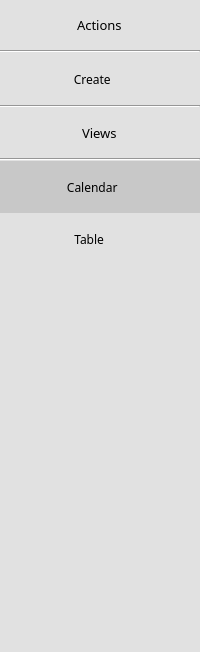
<?xml version="1.0" encoding="UTF-8"?>
<ui version="4.0">
 <class>IndexWidget</class>
 <widget class="QWidget" name="IndexWidget">
  <property name="geometry">
   <rect>
    <x>0</x>
    <y>0</y>
    <width>200</width>
    <height>652</height>
   </rect>
  </property>
  <property name="minimumSize">
   <size>
    <width>200</width>
    <height>0</height>
   </size>
  </property>
  <property name="styleSheet">
   <string notr="true">background-color: rgb(225, 225, 225);</string>
  </property>
  <layout class="QVBoxLayout" name="indexWidgetLayout">
   <property name="spacing">
    <number>0</number>
   </property>
   <property name="leftMargin">
    <number>0</number>
   </property>
   <property name="topMargin">
    <number>0</number>
   </property>
   <property name="rightMargin">
    <number>0</number>
   </property>
   <property name="bottomMargin">
    <number>0</number>
   </property>
   <item alignment="Qt::AlignHCenter">
    <widget class="QLabel" name="actionsCenterLabel">
     <property name="minimumSize">
      <size>
       <width>0</width>
       <height>50</height>
      </size>
     </property>
     <property name="font">
      <font>
       <family>Segoe UI Black</family>
       <pointsize>10</pointsize>
      </font>
     </property>
     <property name="text">
      <string>Actions</string>
     </property>
    </widget>
   </item>
   <item>
    <widget class="Line" name="line1">
     <property name="orientation">
      <enum>Qt::Horizontal</enum>
     </property>
    </widget>
   </item>
   <item>
    <widget class="QPushButton" name="createButton">
     <property name="minimumSize">
      <size>
       <width>0</width>
       <height>52</height>
      </size>
     </property>
     <property name="font">
      <font>
       <family>Segoe UI Semibold</family>
       <pointsize>9</pointsize>
      </font>
     </property>
     <property name="styleSheet">
      <string notr="true">QPushButton {
	color: rgb(0, 0, 0);
	border: none;
}

QPushButton::checked {
	background-color:rgb(200, 200, 200);
}</string>
     </property>
     <property name="text">
      <string>        Create             </string>
     </property>
     <property name="icon">
      <iconset>
       <normaloff>D:/jacbo/Downloads/create.png</normaloff>D:/jacbo/Downloads/create.png</iconset>
     </property>
     <property name="checkable">
      <bool>true</bool>
     </property>
     <property name="autoExclusive">
      <bool>true</bool>
     </property>
    </widget>
   </item>
   <item>
    <widget class="Line" name="line2">
     <property name="orientation">
      <enum>Qt::Horizontal</enum>
     </property>
    </widget>
   </item>
   <item alignment="Qt::AlignHCenter">
    <widget class="QLabel" name="viewsLabel">
     <property name="minimumSize">
      <size>
       <width>0</width>
       <height>50</height>
      </size>
     </property>
     <property name="font">
      <font>
       <family>Segoe UI Black</family>
       <pointsize>10</pointsize>
      </font>
     </property>
     <property name="text">
      <string>Views</string>
     </property>
    </widget>
   </item>
   <item>
    <widget class="Line" name="line3">
     <property name="orientation">
      <enum>Qt::Horizontal</enum>
     </property>
    </widget>
   </item>
   <item>
    <widget class="QPushButton" name="calendarButton">
     <property name="minimumSize">
      <size>
       <width>0</width>
       <height>52</height>
      </size>
     </property>
     <property name="font">
      <font>
       <family>Segoe UI Semibold</family>
       <pointsize>9</pointsize>
      </font>
     </property>
     <property name="styleSheet">
      <string notr="true">QPushButton {
	color: rgb(0, 0, 0);
	border: none;
}

QPushButton::checked {
	background-color:rgb(200, 200, 200);
}</string>
     </property>
     <property name="text">
      <string>      Calendar           </string>
     </property>
     <property name="icon">
      <iconset>
       <normaloff>../../icons/calendar.png</normaloff>../../icons/calendar.png</iconset>
     </property>
     <property name="iconSize">
      <size>
       <width>21</width>
       <height>21</height>
      </size>
     </property>
     <property name="checkable">
      <bool>true</bool>
     </property>
     <property name="checked">
      <bool>true</bool>
     </property>
     <property name="autoExclusive">
      <bool>true</bool>
     </property>
    </widget>
   </item>
   <item>
    <widget class="QPushButton" name="tableButton">
     <property name="minimumSize">
      <size>
       <width>0</width>
       <height>52</height>
      </size>
     </property>
     <property name="font">
      <font>
       <family>Segoe UI Semibold</family>
       <pointsize>9</pointsize>
      </font>
     </property>
     <property name="styleSheet">
      <string notr="true">QPushButton {
	color: rgb(0, 0, 0);
	border: none;
}

QPushButton::checked {
	background-color:rgb(200, 200, 200);
}</string>
     </property>
     <property name="text">
      <string>        Table               </string>
     </property>
     <property name="icon">
      <iconset>
       <normaloff>../../icons/clipboard.png</normaloff>../../icons/clipboard.png</iconset>
     </property>
     <property name="iconSize">
      <size>
       <width>24</width>
       <height>24</height>
      </size>
     </property>
     <property name="checkable">
      <bool>true</bool>
     </property>
     <property name="autoExclusive">
      <bool>true</bool>
     </property>
    </widget>
   </item>
   <item>
    <spacer name="vSpacer1">
     <property name="orientation">
      <enum>Qt::Vertical</enum>
     </property>
     <property name="sizeHint" stdset="0">
      <size>
       <width>195</width>
       <height>47</height>
      </size>
     </property>
    </spacer>
   </item>
  </layout>
 </widget>
 <resources/>
 <connections/>
</ui>
